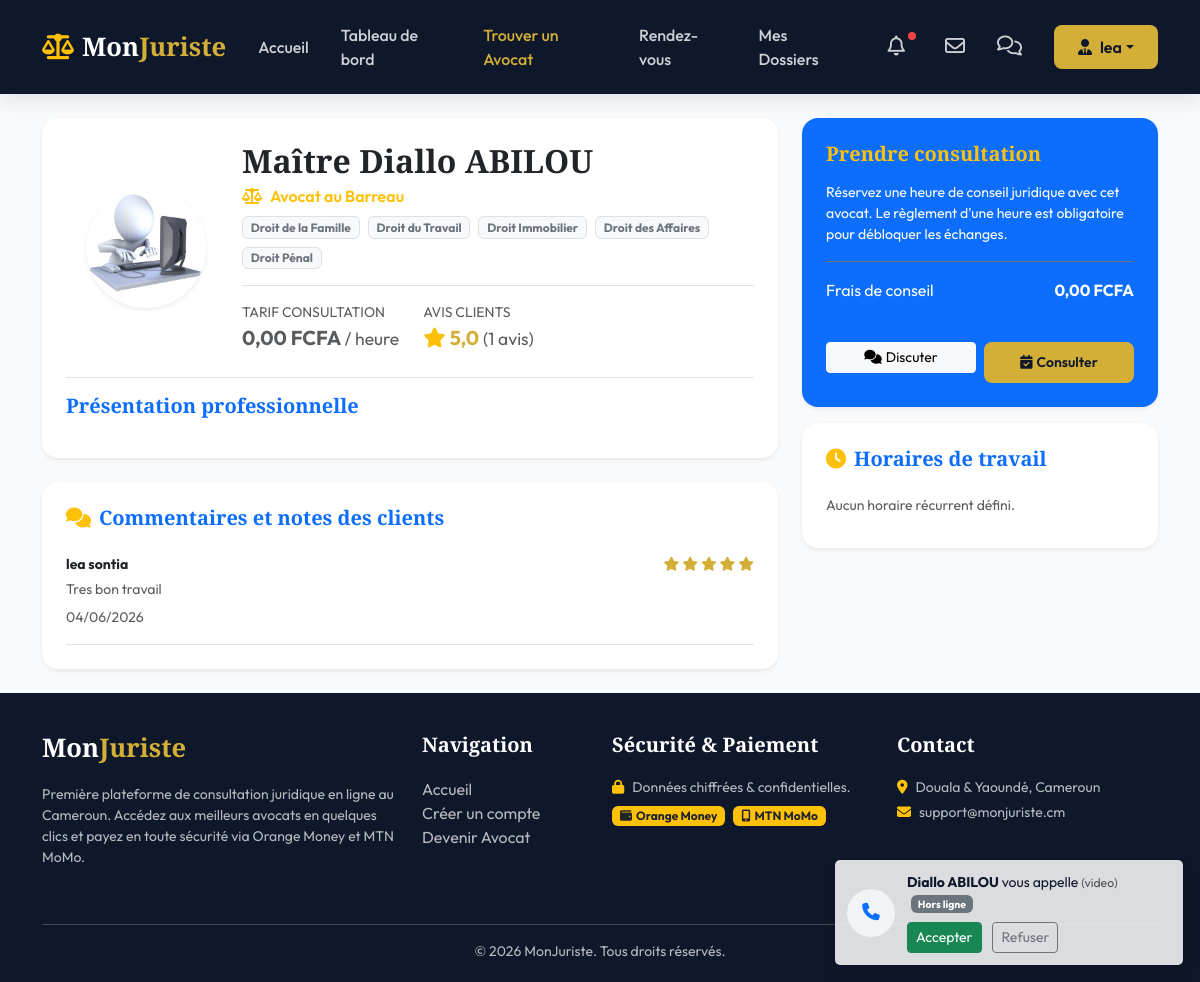
/client/avocats/3/ (signed in), run on an earlier commit of the app's database.
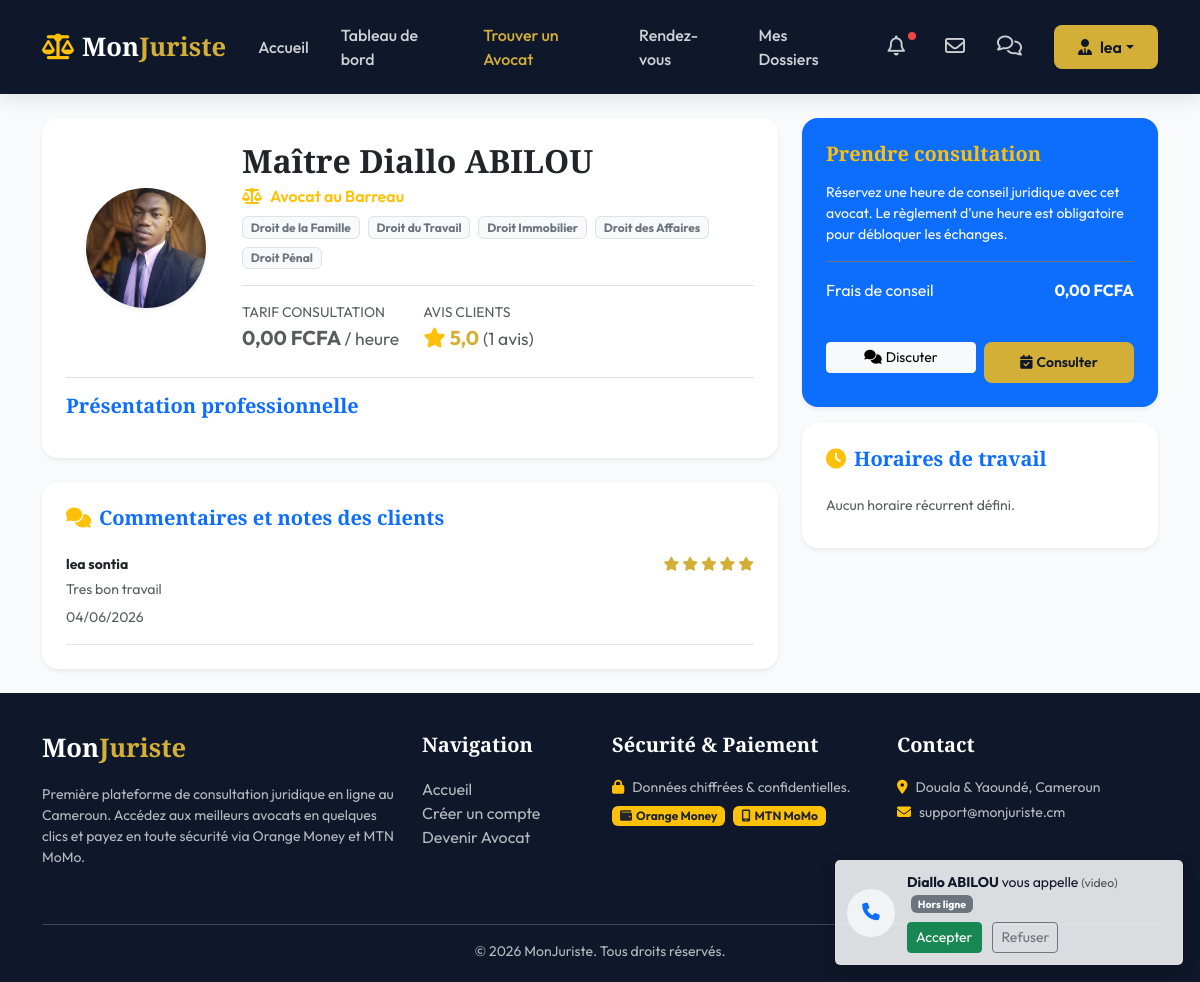
And on a later commit of the database.
### monjuriste/models.py (models this page shows, shortened)
class AvocatProfile(models.Model):
    user = models.OneToOneField(User, on_delete=models.CASCADE, related_name='avocat_profile')
    specialites = models.ManyToManyField(Specialite, related_name='avocats', blank=True)
    tarif_horaire = models.DecimalField(max_digits=10, decimal_places=2, default=0.0)
    description = models.TextField(blank=True)
    cabinet = models.CharField(max_length=200, blank=True, verbose_name="Cabinet / Étude")
    ville = models.CharField(max_length=100, blank=True, verbose_name="Ville")
    annees_experience = models.PositiveIntegerField(default=0, verbose_name="Années d'expérience")
    is_approved = models.BooleanField(default=False, verbose_name="Approuvé par l'admin")
    class Meta:
        verbose_name = "Profil Avocat"
        verbose_name_plural = "Profils Avocats"
    @property
    def note_moyenne(self):
        avg_rating = self.notes.aggregate(Avg('note'))['note__avg']
        return round(avg_rating, 1) if avg_rating else 0.0
    @property
    def total_avis(self):
        return self.notes.count()

class User(AbstractUser):
    ROLE_CHOICES = (
        ('CLIENT', 'Client'),
        ('AVOCAT', 'Avocat'),
        ('ADMIN', 'Administrateur'),
    )
    role = models.CharField(max_length=20, choices=ROLE_CHOICES, default='CLIENT')
    telephone = models.CharField(max_length=20, blank=True, null=True)
    photo = models.ImageField(upload_to='profiles/', blank=True, null=True)

### monjuriste/decorators.py (the view, shortened to what this page needs)
        @login_required
        def _wrapped_view(request, *args, **kwargs):
            if request.user.role in allowed_roles:
                if request.user.role == 'AVOCAT':
                    if hasattr(request.user, 'avocat_profile') and request.user.avocat_profile.is_approved:
                        return view_func(request, *args, **kwargs)
                    else:
                        raise PermissionDenied("Votre compte avocat est en cours de validation par un administrateur.")
                return view_func(request, *args, **kwargs)
            raise PermissionDenied("Vous n'avez pas l'autorisation d'accéder à cette page.")

### monjuriste/views.py (called while the page is built)
@login_required
@role_required('CLIENT')
def avocat_detail(request, pk):
    avocat = get_object_or_404(AvocatProfile, pk=pk, is_approved=True)
    creneaux = avocat.creneaux.all()
    conges = avocat.conges.filter(date_fin__gte=timezone.now().date())
    avis = avocat.notes.all()
    deja_note = False
    if hasattr(request.user, 'client_profile'):
        deja_note = Note.objects.filter(client=request.user.client_profile, avocat=avocat).exists()
    note_form = NoteForm()
    return render(request, 'client/avocat_detail.html', {
        'avocat': avocat,
        'creneaux': creneaux,
        'conges': conges,
        'avis': avis,
        'deja_note': deja_note,
        'note_form': note_form
    })

### templates/client/avocat_detail.html (shortened to what the changed rows need)
{% extends 'base.html' %}
{% block content %}
<div class="container">
    <div class="row g-4">
        <div class="col-lg-8">
            <div class="card border-0 shadow-sm p-4 mb-4 bg-white" style="border-radius: 16px;">
                <div class="row g-3 align-items-center">
                    <div class="col-md-3 text-center">
                        <div class="rounded-circle overflow-hidden mx-auto shadow-sm" style="width: 120px; height: 120px; background-color: #f1f5f9; display: flex; justify-content: center; align-items: center;">
                            {% if avocat.user.photo %}
                                <img src="{{ avocat.user.photo.url }}" class="w-100 h-100" style="object-fit: cover;">
                            {% else %}
                                <i class="fa-solid fa-user-tie text-secondary display-3"></i>
                            {% endif %}
                        </div>
                    </div>
                    <div class="col-md-9">
                        <h2 class="font-serif mb-1">Maître {{ avocat.user.get_full_name }}</h2>
                        <p class="text-warning mb-2 fw-semibold"><i class="fa-solid fa-scale-balanced me-2"></i>Avocat au Barreau</p>
                        <div class="d-flex flex-wrap gap-2 mb-3">
                            {% for spec in avocat.specialites.all %}
                                <span class="badge bg-light text-secondary border fs-7">{{ spec.nom }}</span>
                            {% endfor %}
                        </div>
                        <div class="d-flex gap-4 border-top pt-3 text-muted">
                            <div>
                                <span class="small text-uppercase d-block text-muted">Tarif Consultation</span>
                                <span class="fw-bold text-navy fs-5">{{ avocat.tarif_horaire }} FCFA <span class="small fw-normal">/ heure</span></span>
                            </div>
                            <div>
                                <span class="small text-uppercase d-block text-muted">Avis Clients</span>
                                <span class="rating-stars fw-bold fs-5">
                                    <i class="fa-solid fa-star text-warning me-1"></i>{{ avocat.note_moyenne }} <span class="small fw-normal text-muted">({{ avocat.total_avis }} avis)</span>
                                </span>
                            </div>
                        </div>
                    </div>
                </div>
            </div>
        </div>
        <div class="col-lg-4">
            <div class="card border-0 shadow-sm p-4 mb-3 bg-primary text-white" style="border-radius: 16px;">
                <div class="border-top border-secondary py-3">
                    <div class="d-flex justify-content-between mb-2">
                        <span>Frais de conseil</span>
                        <span class="fw-bold">{{ avocat.tarif_horaire }} FCFA</span>
                    </div>
                </div>
            </div>
        </div>
    </div>
</div>
{% endblock %}

What changed in the data, as far as the page shows it:
changed AvocatProfile "Diallo ABILOU": user.photo: a different picture
